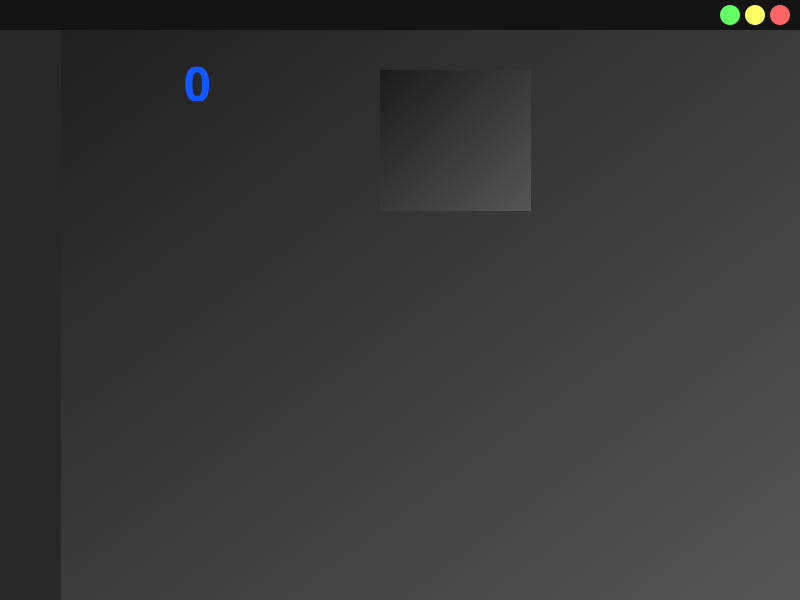
<?xml version="1.0" encoding="UTF-8"?>
<ui version="4.0">
 <class>MainWindow</class>
 <widget class="QMainWindow" name="MainWindow">
  <property name="geometry">
   <rect>
    <x>0</x>
    <y>0</y>
    <width>800</width>
    <height>600</height>
   </rect>
  </property>
  <property name="minimumSize">
   <size>
    <width>800</width>
    <height>600</height>
   </size>
  </property>
  <property name="maximumSize">
   <size>
    <width>800</width>
    <height>600</height>
   </size>
  </property>
  <property name="font">
   <font>
    <family>Eras Bold ITC</family>
    <pointsize>24</pointsize>
   </font>
  </property>
  <property name="windowTitle">
   <string>MainWindow</string>
  </property>
  <property name="styleSheet">
   <string notr="true">background-color:qlineargradient(spread:pad, x1:0, y1:0, x2:1, y2:1, stop:0 rgba(28, 28, 28, 255), stop:1 rgba(86, 86, 86, 255))</string>
  </property>
  <widget class="QWidget" name="centralwidget">
   <widget class="QPushButton" name="cmd_btn">
    <property name="geometry">
     <rect>
      <x>10</x>
      <y>40</y>
      <width>41</width>
      <height>41</height>
     </rect>
    </property>
    <property name="styleSheet">
     <string notr="true">image:url(:/image/terminal_blue.png);
background-color: rgb(40, 40, 40);
border-radius:20px;</string>
    </property>
    <property name="text">
     <string/>
    </property>
   </widget>
   <widget class="QListWidget" name="listWidget">
    <property name="geometry">
     <rect>
      <x>0</x>
      <y>30</y>
      <width>61</width>
      <height>571</height>
     </rect>
    </property>
    <property name="styleSheet">
     <string notr="true">background-color:rgb(40, 40, 40);
border-style: solid;
border-width:0px;</string>
    </property>
   </widget>
   <widget class="QPushButton" name="exit_btn">
    <property name="geometry">
     <rect>
      <x>770</x>
      <y>5</y>
      <width>20</width>
      <height>20</height>
     </rect>
    </property>
    <property name="styleSheet">
     <string notr="true">background-color: rgb(255, 100, 100);
border-radius:10px;</string>
    </property>
    <property name="text">
     <string/>
    </property>
   </widget>
   <widget class="QPushButton" name="full_screen_btn">
    <property name="geometry">
     <rect>
      <x>745</x>
      <y>5</y>
      <width>20</width>
      <height>20</height>
     </rect>
    </property>
    <property name="styleSheet">
     <string notr="true">background-color: rgb(255, 255, 100);
border-radius:10px;</string>
    </property>
    <property name="text">
     <string/>
    </property>
   </widget>
   <widget class="QPushButton" name="tray_btn">
    <property name="geometry">
     <rect>
      <x>720</x>
      <y>5</y>
      <width>20</width>
      <height>20</height>
     </rect>
    </property>
    <property name="styleSheet">
     <string notr="true">background-color: rgb(100, 255, 100);
border-radius:10px;</string>
    </property>
    <property name="text">
     <string/>
    </property>
   </widget>
   <widget class="QListWidget" name="listWidget_2">
    <property name="geometry">
     <rect>
      <x>0</x>
      <y>0</y>
      <width>801</width>
      <height>30</height>
     </rect>
    </property>
    <property name="styleSheet">
     <string notr="true">background-color:rgb(20, 20, 20);
border-style: solid;
border-width:0px;</string>
    </property>
   </widget>
   <widget class="QPushButton" name="cmd_btn_2">
    <property name="geometry">
     <rect>
      <x>10</x>
      <y>90</y>
      <width>41</width>
      <height>41</height>
     </rect>
    </property>
    <property name="styleSheet">
     <string notr="true">image:url(:/image/weather.png);
background-color: rgb(40, 40, 40);
border-radius:20px;</string>
    </property>
    <property name="text">
     <string/>
    </property>
   </widget>
   <widget class="QPushButton" name="cmd_btn_3">
    <property name="geometry">
     <rect>
      <x>10</x>
      <y>140</y>
      <width>41</width>
      <height>41</height>
     </rect>
    </property>
    <property name="whatsThis">
     <string>&lt;html&gt;&lt;head/&gt;&lt;body&gt;&lt;p&gt;&lt;img src=&quot;:/image/terminal_blue.png&quot;/&gt;&lt;/p&gt;&lt;/body&gt;&lt;/html&gt;</string>
    </property>
    <property name="styleSheet">
     <string notr="true">image:url(:/image/unnamed.png);
background-color: rgb(40, 40, 40);
border-radius:20px;</string>
    </property>
    <property name="text">
     <string/>
    </property>
   </widget>
   <widget class="QLabel" name="temperature">
    <property name="geometry">
     <rect>
      <x>90</x>
      <y>50</y>
      <width>121</width>
      <height>51</height>
     </rect>
    </property>
    <property name="font">
     <font>
      <family>Berlin Sans FB Demi</family>
      <pointsize>16</pointsize>
      <weight>75</weight>
      <bold>true</bold>
     </font>
    </property>
    <property name="styleSheet">
     <string notr="true">background-color:rgba(0, 0, 0, 0);
color:rgba(19, 87, 255, 1);
border-radius:0px;</string>
    </property>
    <property name="text">
     <string>&lt;html&gt;&lt;head/&gt;&lt;body&gt;&lt;p align=&quot;right&quot;&gt;&lt;span style=&quot; font-size:36pt;&quot;&gt;0&lt;/span&gt;&lt;/p&gt;&lt;/body&gt;&lt;/html&gt;</string>
    </property>
   </widget>
   <widget class="QLabel" name="temp_image">
    <property name="geometry">
     <rect>
      <x>220</x>
      <y>52</y>
      <width>47</width>
      <height>51</height>
     </rect>
    </property>
    <property name="styleSheet">
     <string notr="true">background-color:rgba(0, 0, 0, 0);</string>
    </property>
    <property name="text">
     <string/>
    </property>
   </widget>
   <widget class="QLabel" name="weather_stat_image">
    <property name="geometry">
     <rect>
      <x>380</x>
      <y>70</y>
      <width>151</width>
      <height>141</height>
     </rect>
    </property>
    <property name="text">
     <string/>
    </property>
   </widget>
   <zorder>listWidget_2</zorder>
   <zorder>listWidget</zorder>
   <zorder>exit_btn</zorder>
   <zorder>full_screen_btn</zorder>
   <zorder>tray_btn</zorder>
   <zorder>cmd_btn</zorder>
   <zorder>cmd_btn_2</zorder>
   <zorder>cmd_btn_3</zorder>
   <zorder>temperature</zorder>
   <zorder>temp_image</zorder>
   <zorder>weather_stat_image</zorder>
  </widget>
 </widget>
 <resources>
  <include location="resource/image.qrc"/>
 </resources>
 <connections/>
</ui>
